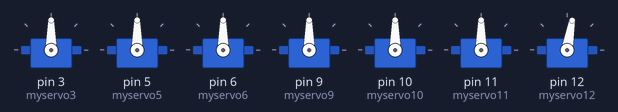
A sketch run on a simulated Arduino Uno, built with avr-gcc and run on an emulated ATmega328P. Shown: 7 × servo.

Above: at 0.05 s.
At 1.7 s:
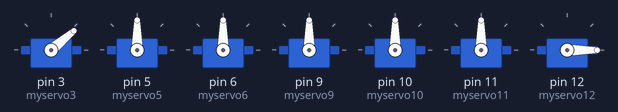
At 3.4 s:
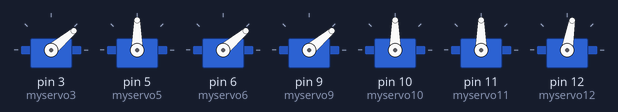
At 6.75 s:
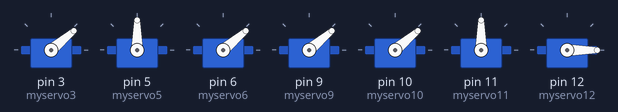
At 10.1 s:
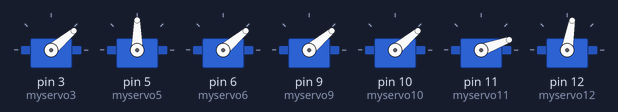
At 13.5 s:
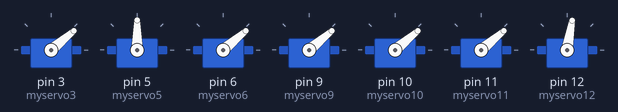
Timing chart, 0 to 17.6 s (numbered marks = the images above):
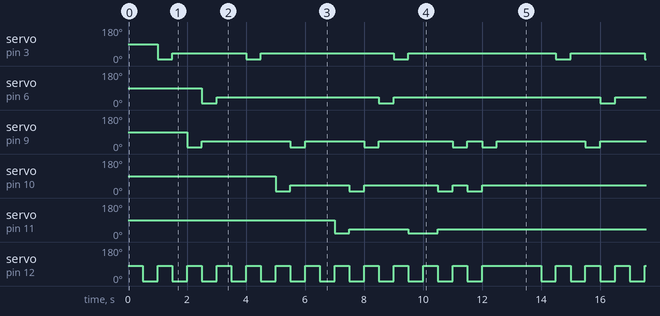

Measured:
- by itself, servo on pin 3 (myservo3): repeats every 13.5 s: 40° 2.5 s, 10° 0.50 s, 40° 4.5 s, 10° 0.50 s, 40° 5.0 s, 10° 0.50 s
- by itself, servo on pin 6 (myservo6): repeats every 13.5 s: 40° 5.5 s, 10° 0.50 s, 40° 7.0 s, 10° 0.50 s
- by itself, servo on pin 11 (myservo11): repeats every 13.5 s: 40° 2.0 s, 20° 1.0 s, 40° 10.0 s, 20° 0.50 s
- by itself, servo on pin 12 (myservo12): repeats every 13.5 s: 0° 0.50 s, 80° 2.0 s, 11 × (0° 0.50 s, 80° 0.50 s)
- by itself, servo on pin 10 (myservo10): repeats every 13.5 s: 40° 2.0 s, 10° 0.50 s, 40° 2.5 s, 10° 0.50 s, 40° 0.50 s, 10° 0.50 s, 40° 6.5 s, 10° 0.50 s
- by itself, servo on pin 9 (myservo9): repeats every 13.5 s: 40° 3.0 s, 10° 0.50 s, 40° 2.0 s, 10° 0.50 s, 40° 2.5 s, 10° 0.50 s, 40° 0.50 s, 10° 0.50 s, 40° 3.0 s, 10° 0.50 s

The sketch:

1.guitar.ino
```cpp
#include <Servo.h>

Servo myservo3;
Servo myservo5;
Servo myservo6;
Servo myservo9;
Servo myservo10;
Servo myservo11;
Servo myservo12;


int pos = 0;
void setup() {
  myservo3.attach(3);
  myservo5.attach(5);
  myservo6.attach(6);
  myservo9.attach(9);
  myservo10.attach(10);
  myservo11.attach(11);
  myservo12.attach(12);
}

void pluck1(){
  myservo12.write(80);
  //if(myservo12.read()==80)myservo12.write(0);
  }

void pluck2(){
  myservo12.write(0);
  //if(myservo12.read()==80)myservo12.write(0);
  }

void press2(){
  myservo3.write(10);
  }

void release2(){
  myservo3.write(40);
}

void press3(){
  myservo5.write(10);
  }

void release3(){
  myservo5.write(40);
}

void press4(){
  myservo6.write(10);
  }

void release4(){
  myservo6.write(40);
}

void press5(){
  myservo9.write(10);
  }

void release5(){
  myservo9.write(40);
}

void press7(){
  myservo10.write(10);
  }

void release7(){
  myservo10.write(40);
}

void press9(){
  myservo11.write(20);
  }

void release9(){
  myservo11.write(40);
}


void loop() {

  myservo12.write(0);

  pluck1();
  delay(500);

  pluck2();
  delay(500);

  press2();
  pluck1();
  delay(500);
  release2();

  pluck2();
  delay(500);

  press5();
  pluck1();
  delay(500);
  release5();

  press4();
  pluck2();
  delay(500);
  release4();

  pluck1();
  delay(500);

  pluck2();
  delay(500);

  press2();
  pluck1();
  delay(500);
  release2();

  pluck2();
  delay(500);

  press7();
  pluck1();
  delay(500);
  release7();

  press5();
  pluck2();
  delay(500);
  release5();

  pluck1();
  delay(500);

  pluck2();
  delay(500);

  press9();
  pluck1();
  delay(500);
  release9();

  press7();
  pluck2();
  delay(500);
  release7();

  press5();
  pluck1();
  delay(500);
  release5();

  press4();
  pluck2();
  delay(500);
  release4();

  press2();
  pluck1();
  delay(500);
  release2();

  press9();
  pluck2();
  delay(500);
  release9();

  press9();
  pluck1();
  delay(500);
  release9();

  press7();
  pluck2();
  delay(500);
  release7();

  press5();
  pluck1();
  delay(500);
  release5();

  press7();
  pluck2();
  delay(500);
  release7();

  press5();
  pluck1();
  delay(500);
  release5();

  delay(1000);
}
```
